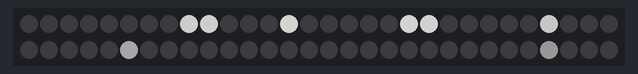
Bench run of a program on a simulated Raspberry Pi (BCM pin numbers). On the bench: 60 RGB LEDs in strip order, left to right, continuing on the next row. Dim RGB values are drawn brighter than linear; random numbers come from a fixed seed; threads take turns every 2 ms; the clock reads 2024-03-15 10:24:30 at power-on unless the program sets it; what the program prints to the terminal is not drawn. At 10.1 s the program stops and its outputs stay as they are.

Above: at 0.01 s.
At 0.93 s:
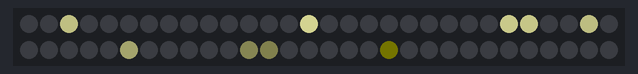
At 2.22 s:
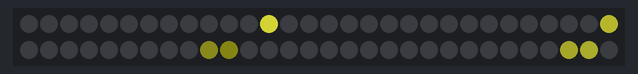
At 4.49 s:
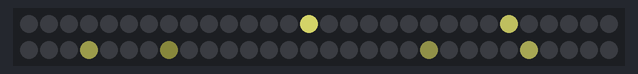
At 6.6 s:
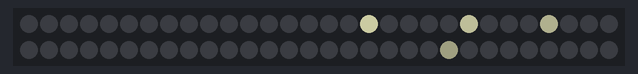
At 8.98 s:
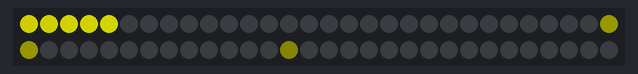

The program:

LstarTwinklingLight.py
```python
import sys
import os
import board
import neopixel
import time
import math
import random
import threading

# --- 自动申请sudo权限 ---
if os.geteuid() != 0:
    print("正在自动请求sudo权限...")
    os.execvp("sudo", ["sudo", sys.executable] + sys.argv)

# LED 数量
num_pixels = 60

# 初始化灯带
pixels = neopixel.NeoPixel(board.D18, num_pixels, brightness=0.5, auto_write=False)

def hex_to_rgb(hex_color):
    """将 #FFFFFF 转为 (r,g,b) 元组"""
    hex_color = hex_color.lstrip('#')
    return tuple(int(hex_color[i:i+2], 16) for i in (0, 2, 4))

def interpolate(color1, color2, factor):
    """线性插值函数：颜色之间渐变"""
    return tuple(int(color1[i] + (color2[i] - color1[i]) * factor) for i in range(3))

def starTwinklingLight(stop_event, color1='#FFFFFF', color2='#FFFF00', frequency=0.1, speed=0.1, cycle_time=3):
    """星星闪烁渐变效果
    frequency: 0-1 值越大闪烁越频繁
    speed: 闪烁速度
    cycle_time: 控制颜色渐变周期的秒数
    """
    print(f"启动闪烁模式 颜色1:{color1} 颜色2:{color2} 频率:{frequency:.2f} 速度:{speed:.2f}")

    rgb_color1 = hex_to_rgb(color1)
    rgb_color2 = hex_to_rgb(color2)

    start_time = time.time()  # ➔ 这里补上定义
    try:
        while not stop_event.is_set():
            current_time = time.time() - start_time
            cycle_progress = (current_time % cycle_time) / cycle_time

            for i in range(num_pixels):
                if random.random() < frequency:
                    base_color = interpolate(rgb_color1, rgb_color2, cycle_progress)
                    pixel_offset = math.sin(i/10 + current_time*speed) * 0.5 + 0.5
                    final_color = tuple(int(c * pixel_offset) for c in base_color)
                    pixels[i] = final_color
                else:
                    pixels[i] = (0, 0, 0)

            pixels.show()
            time.sleep(0.05)

    except KeyboardInterrupt:
        print("\n中断，关闭灯光")
    finally:
        # 确保退出时灯带熄灭
        pixels.fill((0, 0, 0))
        pixels.show()

# 启动模式的线程
def start_light_mode(mode_function, *args):
    stop_event = threading.Event()
    mode_thread = threading.Thread(target=mode_function, args=(stop_event, *args))
    mode_thread.start()
    return stop_event, mode_thread

if __name__ == "__main__":
    stop_event, mode_thread = start_light_mode(starTwinklingLight)

    time.sleep(10)  # 等10秒

    stop_event.set()
    mode_thread.join()
    print("渐变闪烁效果模式已停止")
```
